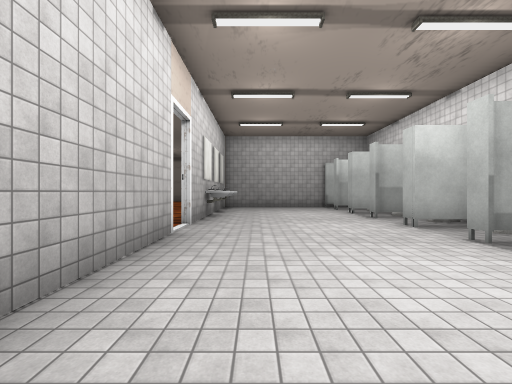
View 1 (above)

24 first-person views from a walk through a Unity game level. The camera is 1.5 m above the floor, looks level and sees 90° across. The floor is counted in squares, 2 m on a side. Each view is taken from the middle of a square. On the plan, view 1 faces up. The plan holds only what a view shows up to about 9 squares ahead; the rest is blank. The place goes on beyond the plan. The player is left out. Door leaves are left out, so doorways stand open. Some surface patterns are stand-ins.

View 2
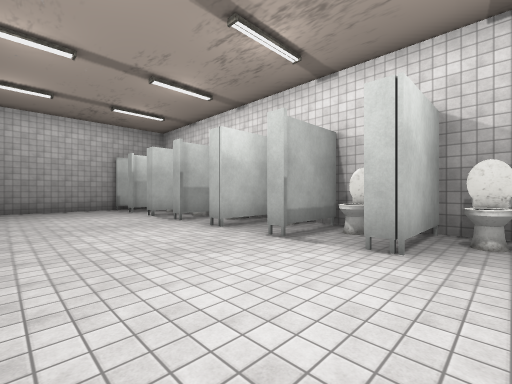

View 3
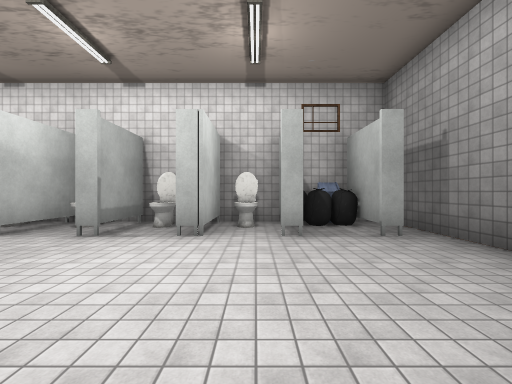

View 4
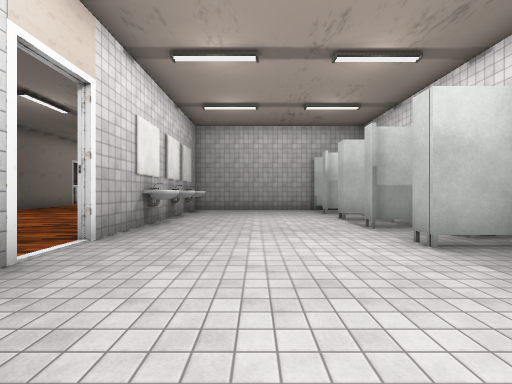

View 5
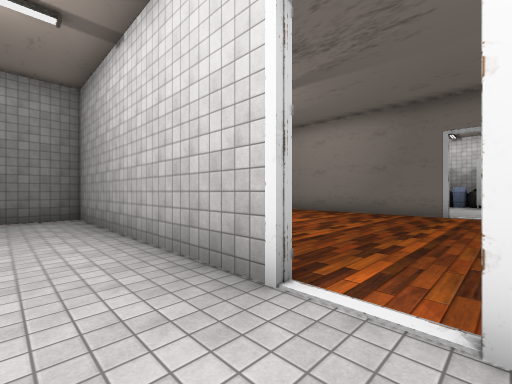

View 6
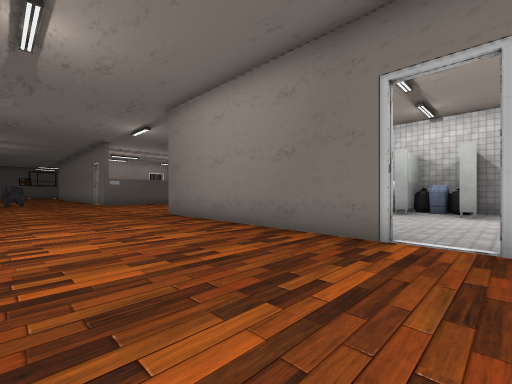

View 7
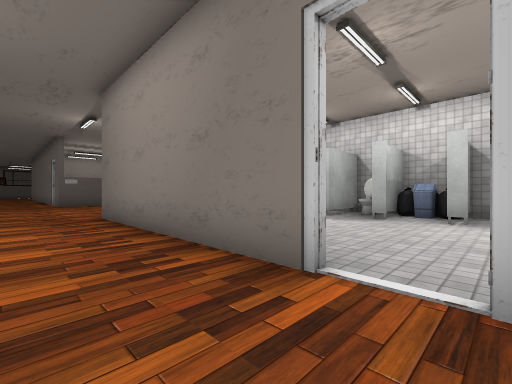

View 8
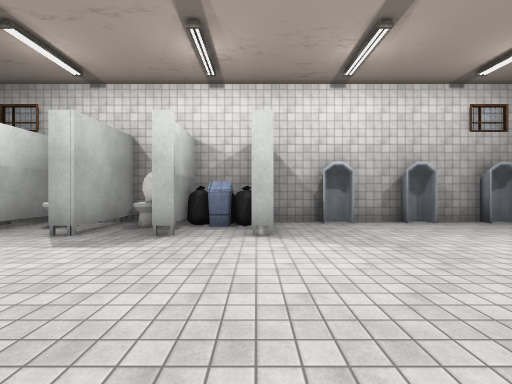

View 9
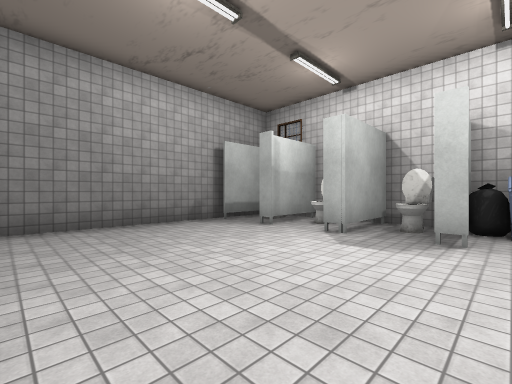

View 10
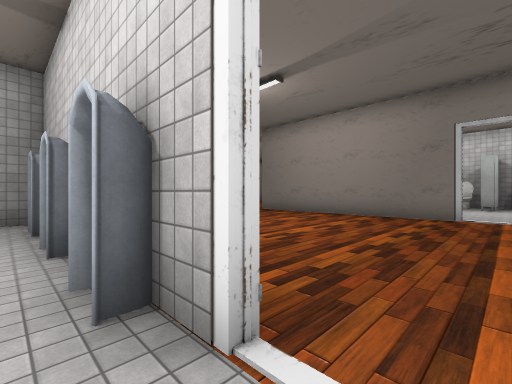

View 11
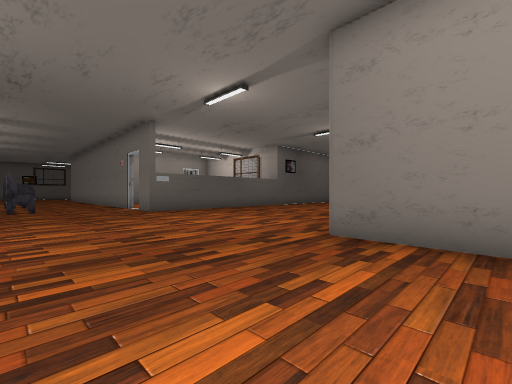

View 12
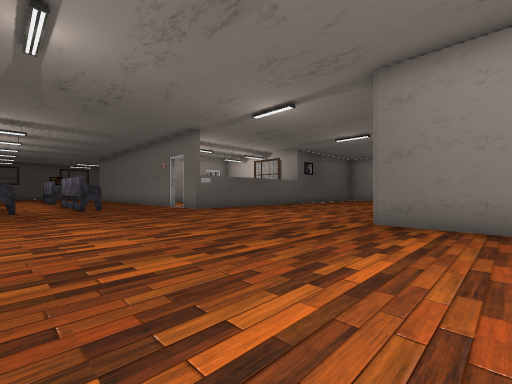

View 13
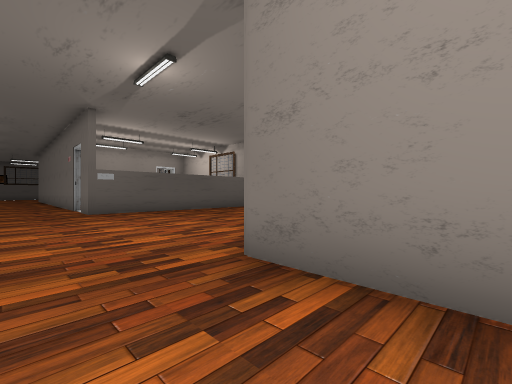

View 14
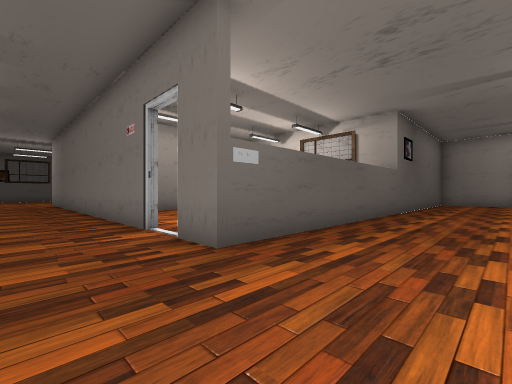

View 15
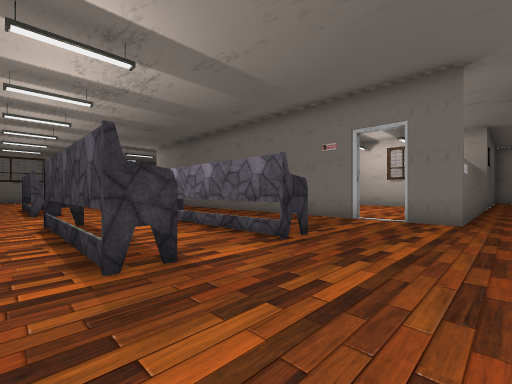

View 16
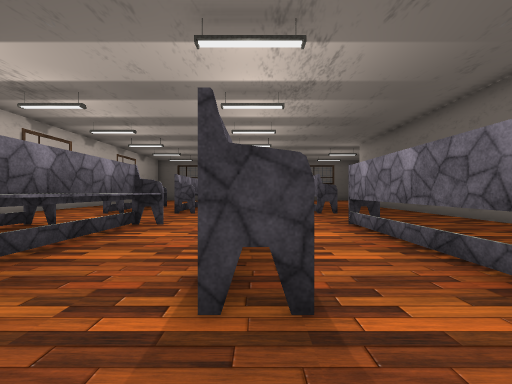

View 17
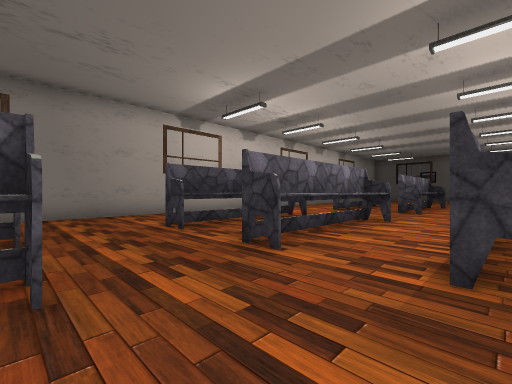

View 18
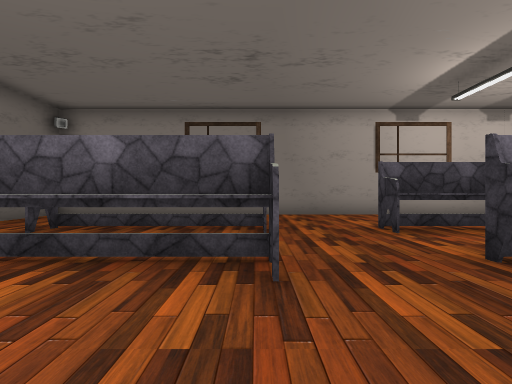

View 19
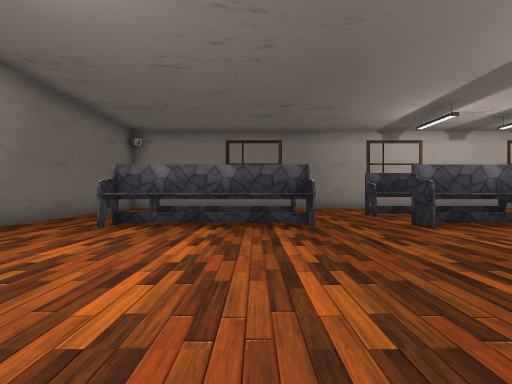

View 20
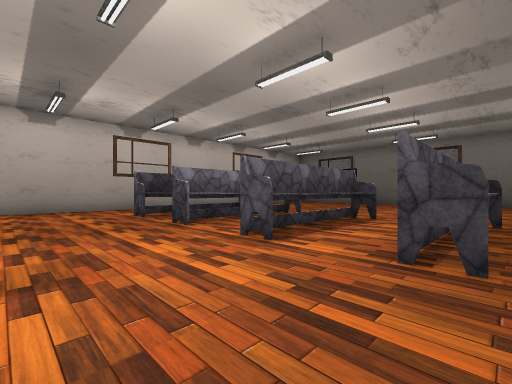

View 21
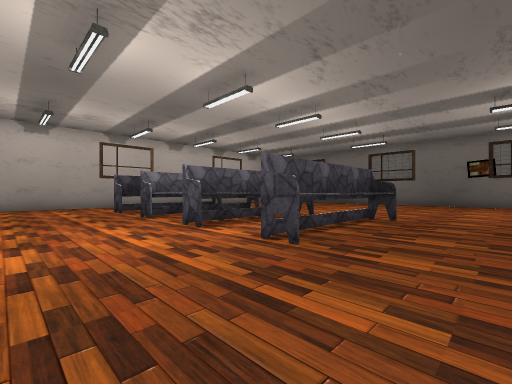

View 22
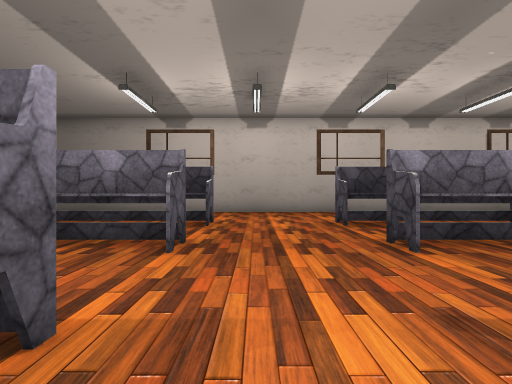

View 23
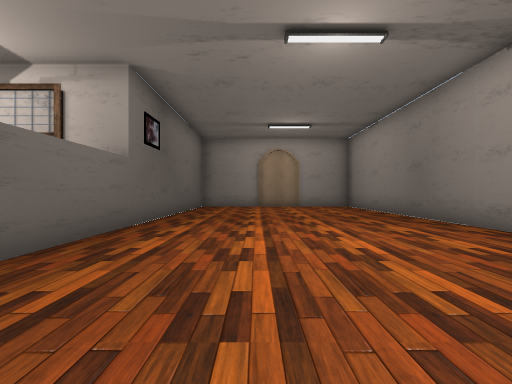

View 24
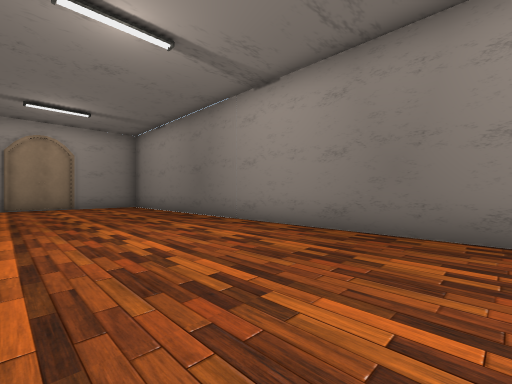

### Floor plan
Points are (right, up) in squares from view 1. A wall is a line through its corners. A room is listed if a view was taken in it or the views show most of it. See-through windows are left out.
Room 1 (views 1, 2, 3, 4, 5)
walls: (3.4, 5.4) (3.4, 5.9); (-1.5, 4.8) (-1.5, -2.2) (0, -2.2); (3.4, 3.9) (3.4, 4.1); (3.4, 7.4) (3.4, 7.6); (3.4, 1.9) (3.4, 2.4); (3.4, 8.9) (3.4, 9.4); (3.4, 0.1) (3.4, 0.6); (-1.5, 11) (-1.5, 5.9); (3.4, -1.6) (3.4, -1.3); (2.2, -2.2) (4.6, -2.2)
ways out: open door at (-2, 5.5) to room 2; open door at (3, 6)
objects: sink (-1, 8); other object (-1, 10); other object (-1, 11)
Room 2 (views 6, 7, 8, 9, 10, 11, 12, 13, 14, 15, 16, 17, 18, 19, 20, 21, 22, 23, 24)
walls: (-11, -2.2) (-20, -2.2); (-13.9, -2) (-10, -2); (-5.9, -11.6) (-5.2, -11.6) (-5.2, -15.9); (-9, -12) (-9, -19); (-0.9, -9.1) (-0.2, -9.1) (-0.2, -4.9) (-0.9, -4.9); (-9, 4.8) (-9, -2.2); (-0.8, -9.2) (-0.8, -4.8); (-3.4, -11.6) (-2.7, -11.6) (-2.7, -15.8); (1.5, -2.5) (-0.5, -2.5); (-9.3, 5.9) (-9.3, 6.5); (-16.6, 1.9) (-14.4, 1.9) (-14.4, 1.4); (-14.4, 5.4) (-14.4, 4.9); (-1.8, 5.9) (-1.8, 9.5); (-16.5, 5) (-16.5, 1.6); (-20, -9.7) (-9, -9.7) (-9, -10.9); (1.6, -13.2) (1.6, -11.6); (-0.1, -15.9) (-0.8, -15.9) (-0.8, -11.6) (-0.1, -11.6); (-0.2, -16) (-0.2, -11.5); (2.3, -15.9) (2.3, -11.5); (2.4, -15.9) (1.6, -15.9) (1.6, -15.4); (-0.8, -19) (-0.1, -19); (-16.5, 10.8) (-16.5, 5.1); (-3.3, -21.6) (-3.3, -19) (-2.6, -19); (-5.8, -22.2) (-5.8, -19) (-5.1, -19); (1.6, -20) (1.6, -19) (2.4, -19); (-5.9, -23.3) (-5.2, -23.3) (-5.2, -18.9); (-2.7, -23.3) (-2.7, -18.9); (2.3, -23.4) (2.3, -18.9)
low walls: (2.3, -9.2) (2.3, -4.9)
ways out: open door at (-2, 5.5) to room 1; open door at (-14, 1) to room 5; opening at (-6.2, -24); opening at (-1, -19); opening at (2, -10.5); opening at (2, -3.5); open door at (-9, -17.5); open door at (-9, -11.5); open door at (-9, -0.5); open door at (-9, 5.5); open door at (-2, -17.5); open door at (3, -18.5)
objects: toilet (-16, 3) to (-15, 3); bin (-16, 4); other object (-16, 5); other object (-16, 7); other object (-16, 9); other object (-16, 11); other object (-15, 4); other object (-9, 7); other object (-9, 9); other object (-9, 11)
Room 3 (no view inside)
walls: (3.4, -1.3) (5.5, -1.3) (5.5, 1.9) (3.4, 1.9)
objects: bin (5, -1); other object (5, 0); toilet (5, 1)
Room 4 (no view inside)
walls: (5.5, 3) (5.5, 3.9) (3.4, 3.9)
objects: toilet (5, 3)
Room 5 (no view inside)
walls: (-16.5, 0) (-14.4, 0)
ways out: open door at (-14, 1) to room 2
objects: toilet (-16, 1)
Room 6 (no view inside)
walls: (-15.9, -1.6) (-14.4, -1.6); (-16.1, -2) (-13.9, -2); (-16.5, 0.2) (-16.5, -0.6)
objects: other object (-16, -1)

Where each view was taken, in squares from view 1:
view 1: 0 up, 0 right, facing up
view 2: 1 up, 0 right, facing up-right
view 3: 1 up, 1 left, facing right
view 4: 2 up, 1 right, facing up
view 5: 6 up, 0 right, facing down-left
view 6: 6 up, 5 left, facing down-left
view 7: 6 up, 7 left, facing down-left
view 8: 5 up, 10 left, facing left
view 9: 4 up, 10 left, facing down-left
view 10: 5 up, 10 left, facing up-right
view 11: 0 up, 5 left, facing down-left
view 12: 0 up, 3 left, facing down-left
view 13: 0 up, 7 left, facing down-left
view 14: 7 down, 7 left, facing down-left
view 15: 9 down, 2 left, facing down-left
view 16: 10 down, 3 left, facing down
view 17: 9 down, 3 left, facing down-right
view 18: 9 down, 3 left, facing right
view 19: 8 down, 6 left, facing right
view 20: 16 down, 6 left, facing down-right
view 21: 16 down, 8 left, facing down-right
view 22: 17 down, 4 left, facing right
view 23: 7 down, 11 left, facing left
view 24: 7 down, 11 left, facing up-left
